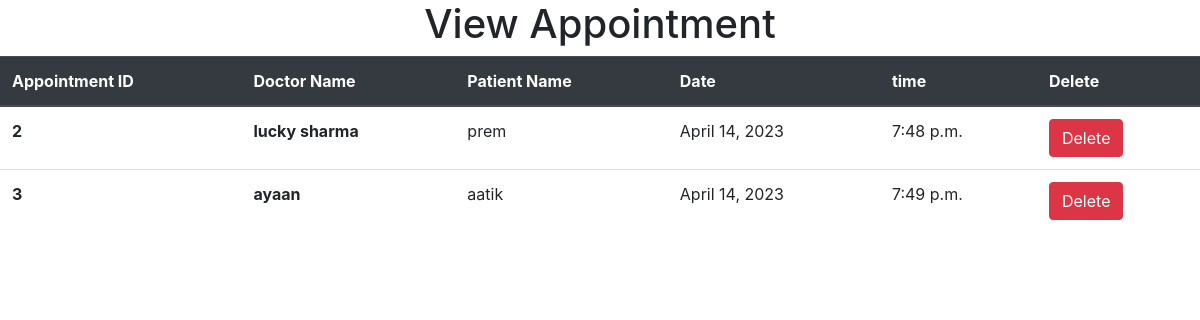
The page /view_appointment/ (signed in) on the database its author committed.
### hospital/models.py (models this page shows, shortened)
class Appointment(models.Model):
    doctor=models.ForeignKey(Doctor,on_delete=models.CASCADE)
    patient=models.ForeignKey(Patient,on_delete=models.CASCADE)
    date=models.DateField()
    time=models.TimeField()

class Doctor(models.Model):
    name=models.CharField(max_length=30)
    mobile=models.IntegerField()
    special=models.CharField(max_length=50)
    def __str__(self):
        return self.name

class Patient(models.Model):
    name=models.CharField(max_length=40)
    GENDER_CHOICES = (
        ('M', 'Male'),
        ('F', 'Female'),
    )
    gender = models.CharField(max_length=10, choices=GENDER_CHOICES)
    mobile=models.IntegerField(null=True)
    address=models.CharField(max_length=100)
    def __str__(self):
        return self.name

### hospital/views.py (the view)
# urls.py: path('view_appointment/',views.view_appointment,name='view_appointment'),
def view_appointment(request):
    if not request.user.is_staff:
        return redirect("login")
    doc=Appointment.objects.all()
    d={'doc':doc}
    return render(request,'hospital/view_appointment.html',d)

### hospital/templates/hospital/view_appointment.html
{% include 'hospital/base.html' %}
<h1 class="text-center">View Appointment</h1>
<table  id="example" class="table">
    <thead class="thead-dark">
      <tr>
        <th scope="col">Appointment ID</th>
        <th scope="col">Doctor Name</th>
        <th scope="col">Patient Name</th>
        <th scope="col">Date</th>
        <th scope="col">time</th>
        <th scope="col">Delete</th>
      </tr>
    </thead>
    <tbody>
        {%for i in doc%}
      <tr>
        <th scope="row">{{i.id}}</th>
        <th scope="row">{{i.doctor}}</th>
        <td>{{i.patient}}</td>
        <td>{{i.date}}</td>
        <td>{{i.time}}</td>
        <td><a href="{% url 'delete_appointment' i.id %}" class="btn btn-danger">Delete</a></td>
      </tr>
      {%endfor%}
    </tbody>
  </table>

### rows shown on the page
Appointment: id "2", doctor "lucky sharma", patient "prem", date "April 14, 2023", time "7:48 p.m."
Appointment: id "3", doctor "ayaan", patient "aatik", date "April 14, 2023", time "7:49 p.m."
